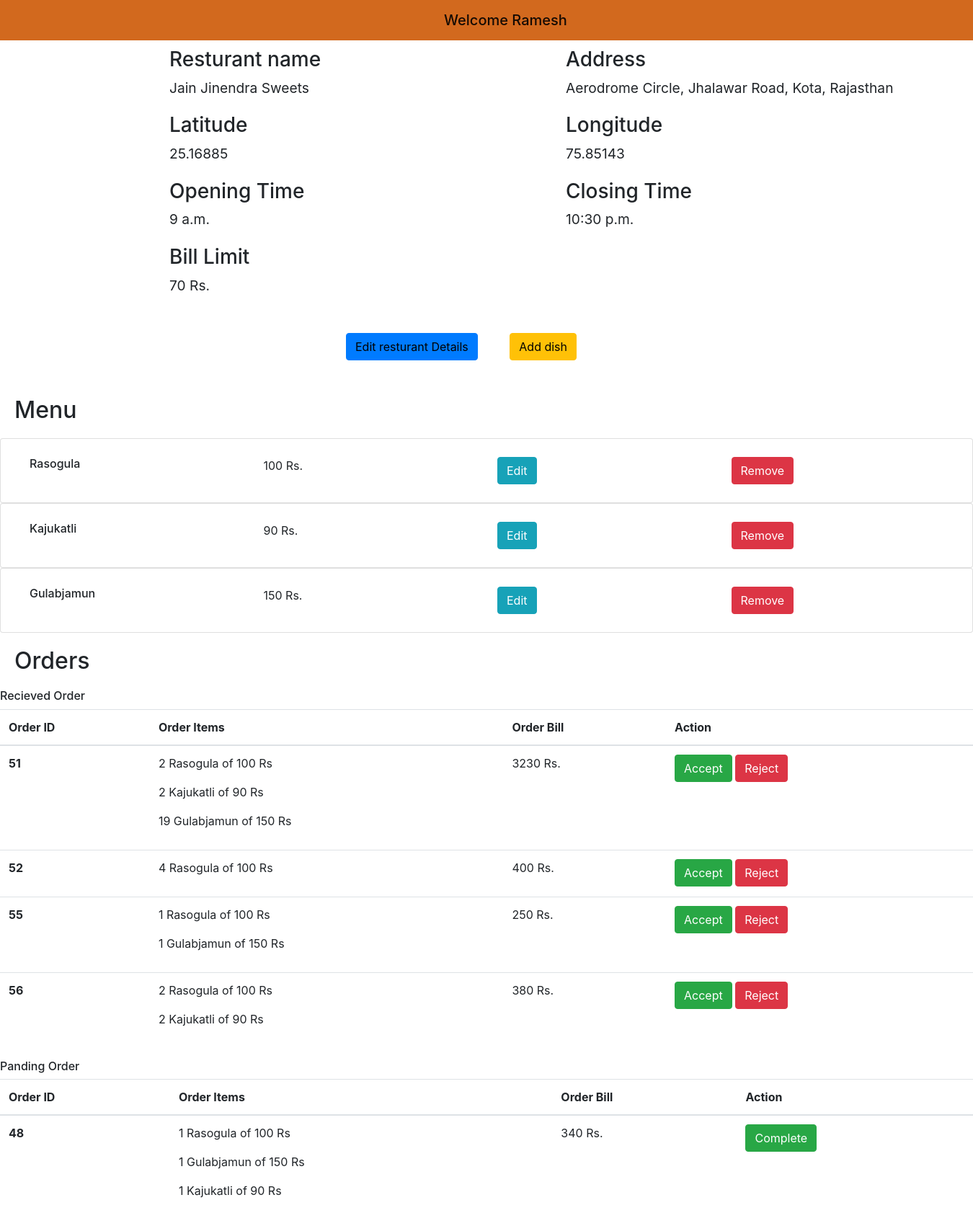
The page /restaurant/dashboard/3 on the database its author committed.
### accounts/models.py (models this page shows, shortened)
class Owner(models.Model):
	name = models.CharField(max_length = 20)
	password = models.CharField(max_length = 100)
	restaurant_name = models.CharField(max_length = 100)
	is_login = models.BooleanField(default = False)

### restaurant/models.py (models this page shows, shortened)
class Resturant(models.Model):
  owner=ForeignKey(Owner,on_delete = models.CASCADE)
  name=models.CharField(max_length=20)
  address=models.CharField(max_length=200)
  latitude=models.FloatField()
  longitude=models.FloatField()
  opening_time=models.TimeField()
  closing_time=models.TimeField()
  bill_limit=models.IntegerField()

class Dish(models.Model):
  owner=ForeignKey(Owner,on_delete = models.CASCADE)
  name=models.CharField(max_length=20)
  price=models.IntegerField()

### restaurant/views.py (the view)
# urls.py: path('dashboard/<int:id>',views.dashboard,name="dashboard"),
def dashboard(request,id):
  request.session["owner_id"]=id
  owner=Owner.objects.get(id=id)
  resturant=None
  dishes=None
  order=False
  recieved_order=None
  panding_order=None
  if Resturant.objects.all().filter(owner=owner):
    resturant=Resturant.objects.get(owner=owner)
  if Dish.objects.all().filter(owner=owner):
    dishes=Dish.objects.all().filter(owner=owner)
  if resturant:
    orders_list=Order.objects.filter(restaurant_id=resturant.id,complete=True)
    recieved_order=[]
    panding_order=[]
    for order in orders_list:
      dishess=Orderdish.objects.filter(order=order)
      if dishess:
        d=[]
        total_bill=0
        for dish in dishess:
          quantity=dish.quantity
          name=dish.dish.name
          price=dish.dish.price
          obj=Info1(name,price,quantity)
          d.append(obj)
          total_bill=total_bill+quantity*price
        obj=Info2(d,order.id,total_bill)
        if order.status=="placed":
          recieved_order.append(obj)
        elif order.status=="panding":
          panding_order.append(obj)
  if recieved_order or panding_order:
    order=True
  return render(request,'dashboard.html',{
    'name':owner.name,
    'id':id,
    'resturant':resturant,
    'dishes':dishes,
    'recieved_order':recieved_order,
    'panding_order':panding_order,
    'order':order
    })

### restaurant/templates/dashboard.html (shortened to what this page needs)
{% load static %}
<!DOCTYPE html>
<html lang="en">
<head>
  <link rel="stylesheet" href="https://stackpath.bootstrapcdn.com/bootstrap/4.3.1/css/bootstrap.min.css">
  <link href="{% static 'css/resturant/dashboard.css' %}" rel="stylesheet"/>
</head>
<body>
  <div>
    <nav class="navbar navbar-light " style="background-color:chocolate">
      <span class="navbar-brand mb-0 h1" id="welcome">Welcome {{name}}</span>
    </nav>
    {% if resturant %}
      <div class="container">
        <div class="row">
          <div class="col">
            <h3>Resturant name</h3>
            <p>{{resturant.name}}</p>
          </div>
          <div class="col">
            <h3>Address</h3>
            <p>{{resturant.address}}</p>
          </div>
        </div>
        <div class="row">
          <div class="col">
            <h3>Latitude</h3>
            <p>{{resturant.latitude}}</p>
          </div>
          <div class="col">
            <h3>Longitude</h3>
            <p>{{resturant.longitude}}</p>
          </div>
        </div>
        <div class="row">
          <div class="col">
            <h3>Opening Time</h3>
            <p>{{resturant.opening_time}}</p>
          </div>
          <div class="col">
            <h3>Closing Time</h3>
            <p>{{resturant.closing_time}}</p>
          </div>
        </div>
        <div class="row">
          <div class="col">
            <h3>Bill Limit</h3>
            <p>{{resturant.bill_limit}} Rs.</p>
          </div>
        </div>
      </div>
    {% else %}
      <button type="button" class="btn btn-primary" style="margin-left: 600px; "><a href="add_resturant/{{id}}" style="color:white">Add resturant</a></button>
    {% endif%}
  </div>
  {% if resturant %}
  <div class="row"  id="buttons">
    <span>
      <button type="button" class="btn btn-primary" id="btn1"><a href="resturant_details/{{id}}" style="color:black">Edit resturant Details</a></button>
      <button type="button" class="btn btn-warning" id="btn2"><a href="add_dish/{{id}}" style="color:black">Add dish</a></button>
    </span>
  </div>
  {% endif %}
  {% if dishes %}
  <div>
    <h2 style="margin: 20px;">Menu</h2>
      <div>
        {% for dish in dishes %}
        <div class="card">
          <div class="card-body">
            <div class="row">
                <div class="col">
                  <h6>{{dish.name}}</h6>
                </div>
                <div class="col">
                  {{dish.price}} Rs.
                </div>
                <div class="col">
                  <button type="button" class="btn btn-info"><a href="edit_dish/{{dish.id}}" style="color:white">Edit</a></button>
                </div>
                <div class="col">
                  <button type="button" class="btn btn-danger"><a href="remove_dish/{{dish.id}}" style="color:white">Remove</a></button>
                </div>
            </div>
          </div>
        </div>
        {% endfor %}
      </div>
  </div>
  {% endif %}
  {% if order %}
  <h2 style="margin: 20px;">Orders</h2>
    {% if recieved_order %}
      <h6>Recieved Order</h6>
      <table class="table">
        <thead>
          <tr>
            <th scope="col">Order ID</th>
            <th scope="col">Order Items</th>
            <th scope="col">Order Bill</th>
            <th scope="col">Action</th>
          </tr>
        </thead>
        <tbody>
          {% for order in recieved_order %}
          <tr>
            <th scope="row">{{order.id}}</th>
            <td>
              {% for dish in order.dishes %}
                <p>{{dish.quantity}} {{dish.name}} of {{dish.price}} Rs</p>
              {% endfor %}
            </td>
            <td>{{order.bill}} Rs.</td>
            <td>
              <button type="button" class="btn btn-success" ><a href="accept_order/{{order.id}}" style="color:white">Accept</a></button>
              <button type="button" class="btn btn-danger"><a href="reject_order/{{order.id}}" style="color:white">Reject</a></button>
            </td>
          </tr>
          {% endfor %}
        </tbody>
      </table>
    {% endif %}
    {% if panding_order %}
      <h6>Panding Order</h6>
      <table class="table">
        <thead>
          <tr>
            <th scope="col">Order ID</th>
            <th scope="col">Order Items</th>
            <th scope="col">Order Bill</th>
            <th scope="col">Action</th>
          </tr>
        </thead>
        <tbody>
          {% for order in panding_order %}
          <tr>
            <th scope="row">{{order.id}}</th>
            <td>
              {% for dish in order.dishes %}
                <p>{{dish.quantity}} {{dish.name}} of {{dish.price}} Rs</p>
              {% endfor %}
            </td>
            <td>{{order.bill}} Rs.</td>
            <td>
              <button type="button" class="btn btn-success" ><a href="complete_order/{{order.id}}" style="color:white">Complete</a></button>
            </td>
          </tr>
          {% endfor %}
        </tbody>
      </table>
    {% endif %}
  {% endif %}
</body>
</html>

### static/css/resturant/dashboard.css (style rules this page uses)
.navbar { margin-bottom: 10px; }
.container { margin:5px; margin-left: 200px; font-size: larger; }
.row { margin:5px; }
#welcome { margin-left: 600px; }
#buttons { margin-left: 470px; }
#btn1 { margin:10px; }
#btn2 { margin:30px; }
a { text-decoration:wavy; }

### rows shown on the page
Owner: name "Ramesh"
Resturant: name "Jain Jinendra Sweets", address "Aerodrome Circle, Jhalawar Road, Kota, Rajasthan", latitude "25.16885", longitude "75.85143", opening_time "9 a.m.", closing_time "10:30 p.m.", bill_limit "70"
Dish: name "Rasogula", price "100", name "Rasogula" "Rasogula" "Rasogula" "Rasogula", name "Rasogula"
Dish: name "Kajukatli", price "90", name "Kajukatli" "Kajukatli", name "Kajukatli"
Dish: name "Gulabjamun", price "150", name "Gulabjamun" "Gulabjamun", name "Gulabjamun"

### other values the page prints
{{ order.id }} "51" "52" "55" "56"
{{ dish.quantity }} "2" "2" "19" "4" "1" "1" "2" "2"
{{ dish.price }} "100" "90" "150" "100" "100" "150" "100" "90"
{{ order.bill }} "3230" "400" "250" "380"
{{ order.id }} "48"
{{ dish.quantity }} "1" "1" "1"
{{ dish.price }} "100" "150" "90"
{{ order.bill }} "340"
